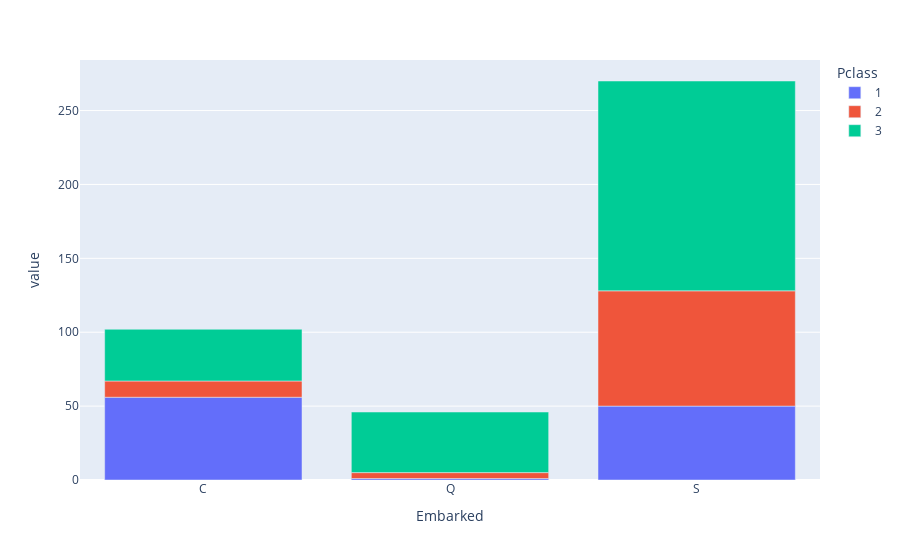

This figure's notebook cell:
### Code cell
px.bar(E)

### Figure 1 — Plotly figure (JSON) as saved in the notebook; plotly's stock layout.template omitted (floating-point values rounded to 4 significant figures)
{"data": [{"alignmentgroup": "True", "hovertemplate": "Pclass=1<br>Embarked=%{x}<br>value=%{y}<extra></extra>", "legendgroup": "1", "marker": {"color": "#636efa", "pattern": {"shape": ""}}, "name": "1", "offsetgroup": "1", "orientation": "v", "showlegend": true, "textposition": "auto", "type": "bar", "x": ["C", "Q", "S"], "xaxis": "x", "y": [56, 1, 50], "yaxis": "y"}, {"alignmentgroup": "True", "hovertemplate": "Pclass=2<br>Embarked=%{x}<br>value=%{y}<extra></extra>", "legendgroup": "2", "marker": {"color": "#EF553B", "pattern": {"shape": ""}}, "name": "2", "offsetgroup": "2", "orientation": "v", "showlegend": true, "textposition": "auto", "type": "bar", "x": ["C", "Q", "S"], "xaxis": "x", "y": [11, 4, 78], "yaxis": "y"}, {"alignmentgroup": "True", "hovertemplate": "Pclass=3<br>Embarked=%{x}<br>value=%{y}<extra></extra>", "legendgroup": "3", "marker": {"color": "#00cc96", "pattern": {"shape": ""}}, "name": "3", "offsetgroup": "3", "orientation": "v", "showlegend": true, "textposition": "auto", "type": "bar", "x": ["C", "Q", "S"], "xaxis": "x", "y": [35, 41, 142], "yaxis": "y"}], "layout": {"barmode": "relative", "legend": {"title": {"text": "Pclass"}, "tracegroupgap": 0}, "margin": {"t": 60}, "xaxis": {"anchor": "y", "domain": [0, 1], "title": {"text": "Embarked"}}, "yaxis": {"anchor": "x", "domain": [0, 1], "title": {"text": "value"}}}}
